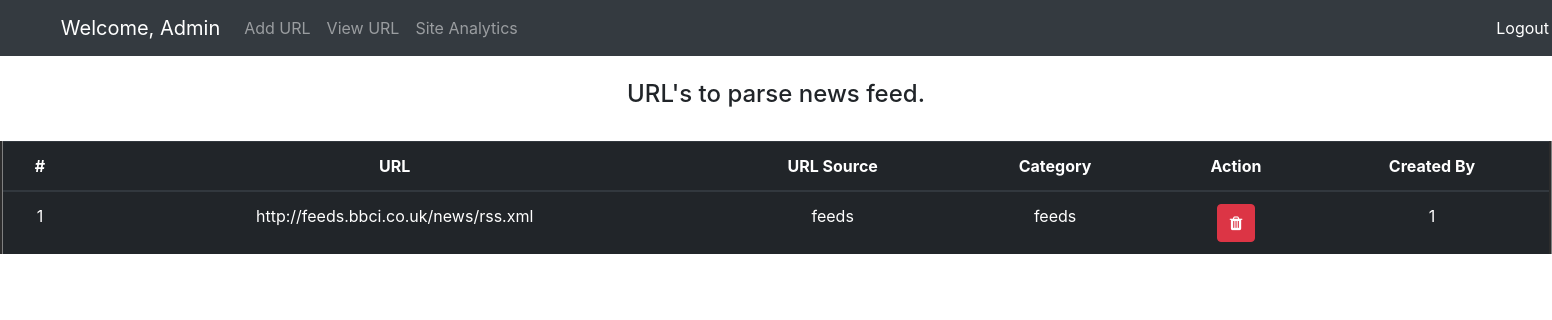
Screenshot of /view_all_url with the database file from the repository.
### tables this page shows
CREATE TABLE url_list (id INTEGER PRIMARY KEY AUTOINCREMENT, 
url TEXT NOT NULL,
source_name TEXT NOT NULL,
category TEXT NOT NULL,
created_by TEXT NOT NULL,
role TEXT NOT NULL);

### app.py (the view)
@app.route('/view_all_url')
def view_all_url():
    con = sqlite3.connect("aggregatefeed.db")
    con.row_factory = sqlite3.Row
    cur = con.cursor()
    cur.execute("select * from url_list")
    rows = cur.fetchall()
    return render_template("view_all_url.html",rows = rows)

### templates/view_all_url.html (shortened to what this page needs)
{%extends 'admin_header.html' %}
{% block body %}  <br>
    <h4 style = "text-align: center;">URL's to parse news feed.</h4><br>
    <table class="table table-dark" style = "border-left-style:groove;border-right-style: groove;">
        <thead>
            <tr>
                <th scope="col" style = "text-align: center;">#</th>
                <th scope="col" style = "text-align: center;">URL</th>
                <th scope="col" style = "text-align: center;">URL Source</th>
                <th scope="col" style = "text-align: center;">Category</th>
                <th scope="col" style = "text-align: center;">Action</th>
                <th scope="col" style = "text-align: center;">Created By</th>
            </tr>
        </thead>
        <tbody>
            {% for row in rows %}
                <tr>
                    <td style = "text-align: center;">{{row["id"]}}</td>
                    <td style = "text-align: center;">{{row["url"]}}</td>
                    <td style = "text-align: center;">{{row["source_name"]}}</td>
                    <td style = "text-align: center;">{{row["category"]}}</td>
                    <td style = "text-align: center;">
                        <form action = "/delete_url" method = "POST">
                            <button type="submit" class="btn btn-danger"><i class="fa fa-trash" aria-hidden="true"></i></button>
                        </form>
                    </td>
                    <td style = "text-align: center;">{{row["created_by"]}}</td>
                </tr>
            {% endfor %}
        </tbody>
    </table>
    <br><br>
{%endblock%}

### rows the page displays
url_list: id "1", url "http://feeds.bbci.co.uk/news/rss.xml", source_name "feeds", category "feeds", created_by "1"
